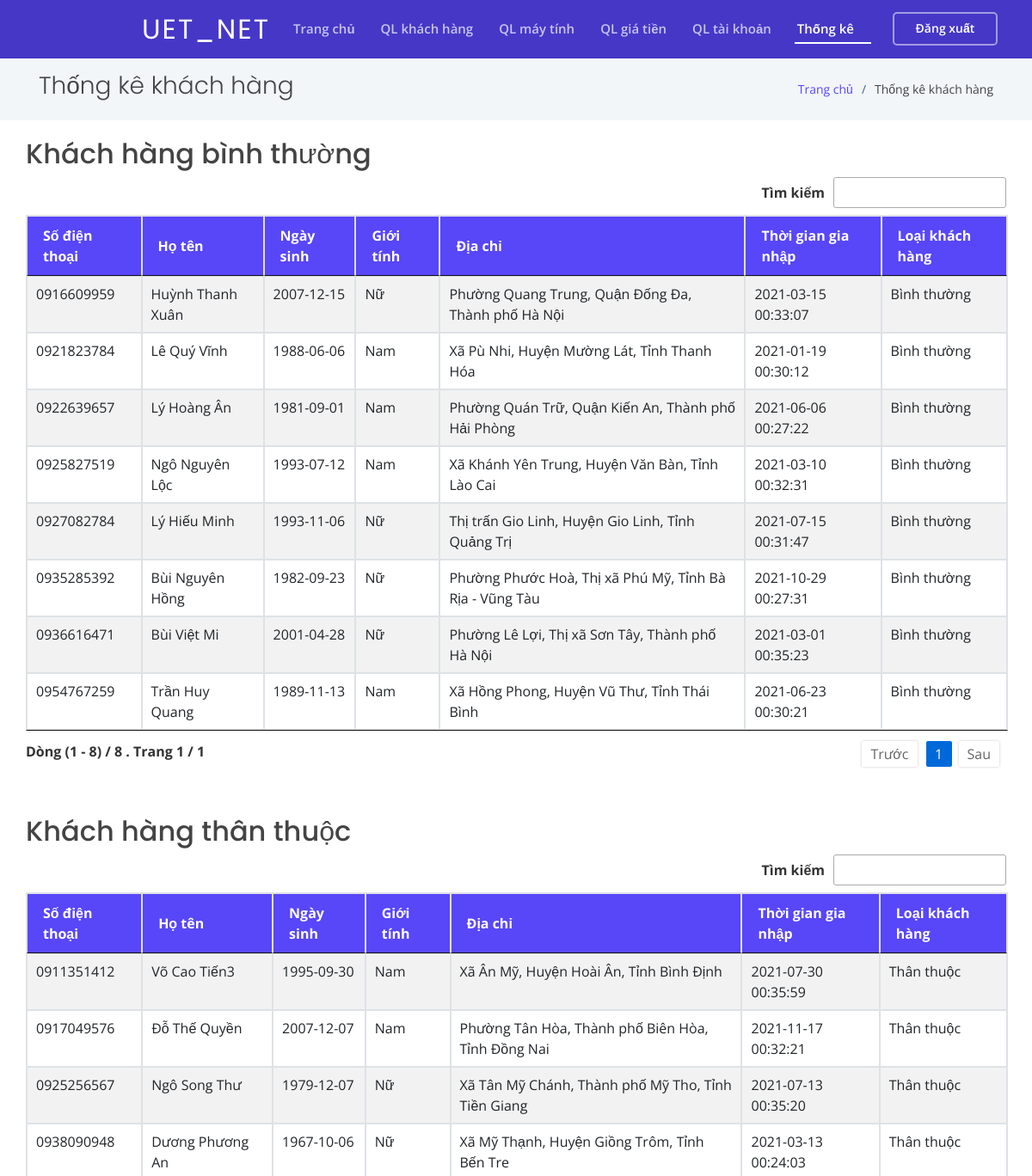
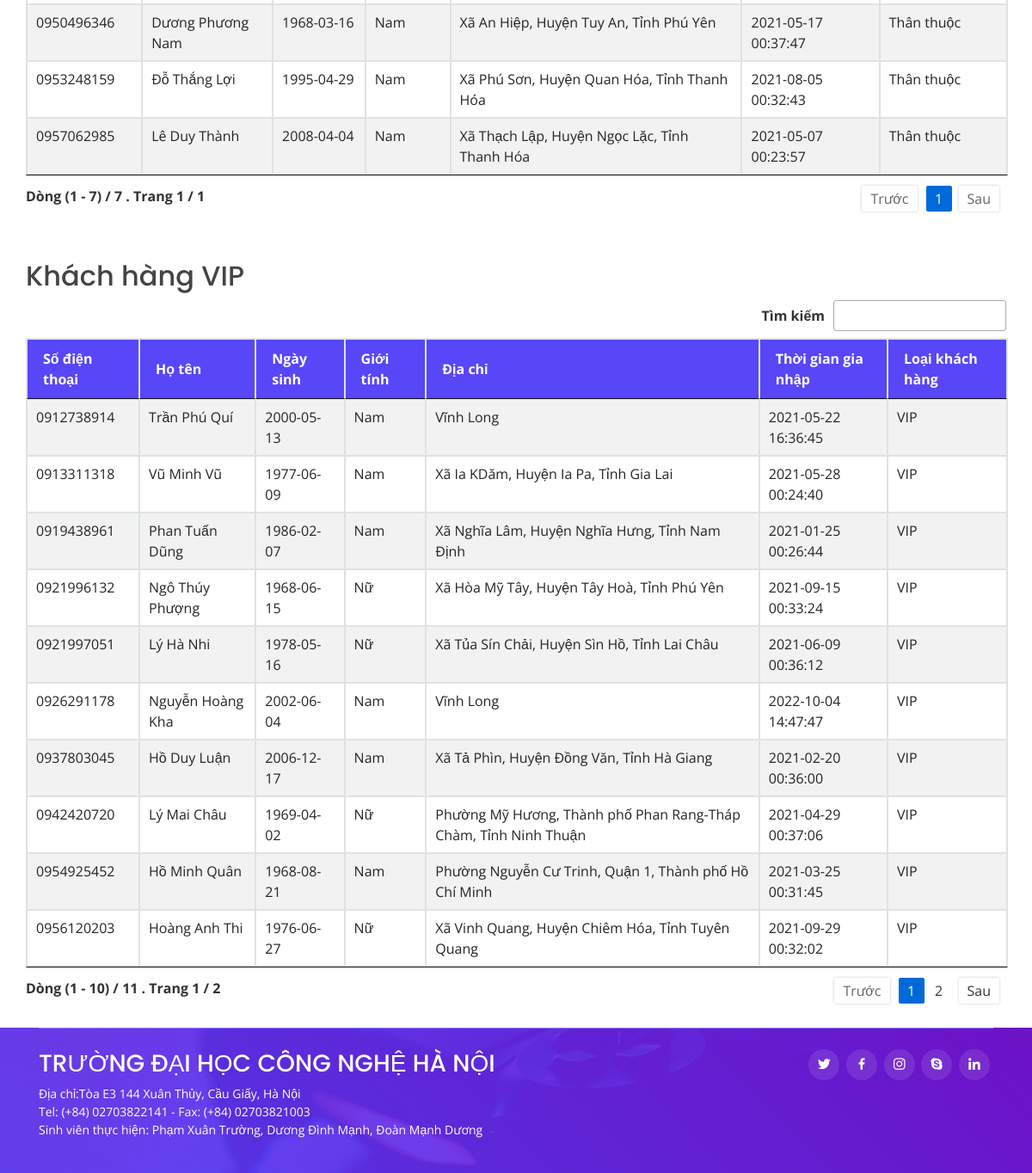
The page /thong-ke-khach-hang.php (signed in) on the database its author committed (2 pictures, top to bottom).
### tables this page shows
CREATE TABLE IF NOT EXISTS `thongtinkhachhang` (
  `sdt` char(10) NOT NULL COMMENT 'khóa chính',
  `hoten` varchar(255) NOT NULL,
  `ngaysinh` date DEFAULT NULL COMMENT 'ngày/tháng/năm sinh KH',
  `diachi` varchar(255) DEFAULT NULL COMMENT 'địa chỉ KH',
  `thoigiandangky` timestamp NOT NULL DEFAULT CURRENT_TIMESTAMP COMMENT 'thời gian đăng ký KH',
  `loaikhachhang` varchar(16) NOT NULL DEFAULT 'binhthuong' COMMENT 'KH bình thường/thân thuộc/VIP',
  `gioitinh` varchar(3) DEFAULT NULL COMMENT 'giới tính KH',
  PRIMARY KEY (`sdt`)
);

### thong-ke-khach-hang.php (the view, shortened to what this page needs)
<?php
require_once('./include/function.php');
require_once('./header.php');
?>
<div class="row mb-5">
    <h2>Khách hàng bình thường</h2>
    <table id="datatable1" style="width:100%" class="table table-striped table-bordered">
        <thead>
            <tr>
                <th>Số điện thoại</th>
                <th>Họ tên</th>
                <th>Ngày sinh</th>
                <th>Giới tính</th>
                <th>Địa chỉ</th>
                <th>Thời gian gia nhập</th>
                <th>Loại khách hàng</th>
            </tr>
        </thead>
        <tbody>
            <?php
            $querykhachhang = mysqli_query($conn, "SELECT * FROM `thongtinkhachhang` WHERE `loaikhachhang` ='Bình thường'");
            if ($querykhachhang && $querykhachhang->num_rows > 0) {
                while ($row = mysqli_fetch_assoc($querykhachhang)) {
            ?>
                    <tr>
                        <td><?= $row['sdt'] ?></td>
                        <td><?= $row['hoten'] ?></td>
                        <td><?= $row['ngaysinh'] ?></td>
                        <td><?= $row['gioitinh'] ?></td>
                        <td><?= $row['diachi'] ?></td>
                        <td><?= $row['thoigiandangky'] ?></td>
                        <td><?= $row['loaikhachhang'] ?></td>
                    </tr>
            <?php
                }
            }
            ?>
        </tbody>
    </table>
</div>
<div class="row mb-5">
    <h2>Khách hàng thân thuộc</h2>
    <table id="datatable2" style="width:100%" class="table table-striped table-bordered">
        <thead>
            <tr>
                <th>Số điện thoại</th>
                <th>Họ tên</th>
                <th>Ngày sinh</th>
                <th>Giới tính</th>
                <th>Địa chỉ</th>
                <th>Thời gian gia nhập</th>
                <th>Loại khách hàng</th>
            </tr>
        </thead>
        <tbody>
            <?php
            $querykhachhang = mysqli_query($conn, "SELECT * FROM `thongtinkhachhang` WHERE `loaikhachhang` ='Thân thuộc'");
            if ($querykhachhang && $querykhachhang->num_rows > 0) {
                while ($row = mysqli_fetch_assoc($querykhachhang)) {
            ?>
                    <tr>
                        <td><?= $row['sdt'] ?></td>
                        <td><?= $row['hoten'] ?></td>
                        <td><?= $row['ngaysinh'] ?></td>
                        <td><?= $row['gioitinh'] ?></td>
                        <td><?= $row['diachi'] ?></td>
                        <td><?= $row['thoigiandangky'] ?></td>
                        <td><?= $row['loaikhachhang'] ?></td>
                    </tr>
            <?php
                }
            }
            ?>
        </tbody>
    </table>
</div>
<div class="row">
    <h2>Khách hàng VIP</h2>
    <table id="datatable3" style="width:100%" class="table table-striped table-bordered">
        <thead>
            <tr>
                <th>Số điện thoại</th>
                <th>Họ tên</th>
                <th>Ngày sinh</th>
                <th>Giới tính</th>
                <th>Địa chỉ</th>
                <th>Thời gian gia nhập</th>
                <th>Loại khách hàng</th>
            </tr>
        </thead>
        <tbody>
            <?php
            $querykhachhang = mysqli_query($conn, "SELECT * FROM `thongtinkhachhang` WHERE `loaikhachhang` ='VIP'");
            if ($querykhachhang && $querykhachhang->num_rows > 0) {
                while ($row = mysqli_fetch_assoc($querykhachhang)) {
            ?>
                    <tr>
                        <td><?= $row['sdt'] ?></td>
                        <td><?= $row['hoten'] ?></td>
                        <td><?= $row['ngaysinh'] ?></td>
                        <td><?= $row['gioitinh'] ?></td>
                        <td><?= $row['diachi'] ?></td>
                        <td><?= $row['thoigiandangky'] ?></td>
                        <td><?= $row['loaikhachhang'] ?></td>
                    </tr>
            <?php
                }
            }
            ?>
        </tbody>
    </table>
</div>
<?php
require_once('./footer.php');
?>

### assets/css/styleDatatable.css (style rules this page uses)
table.dataTable { width:100%;margin:0 auto;clear:both;border-collapse:separate;border-spacing:0 }
table.dataTable thead th,table.dataTable tfoot th { font-weight:bold }
table.dataTable thead th,table.dataTable thead td { padding:10px 18px;border-bottom:1px solid #111 }
table.dataTable thead .sorting,table.dataTable thead .sorting_asc,table.dataTable thead .sorting_desc,table.dataTable thead .sorting_asc_disabled,table.dataTable thead .sorting_desc_disabled { cursor:pointer;*cursor:hand;background-repeat:no-repeat;background-position:center right }
table.dataTable tbody tr { background-color:#fff }
table.dataTable tbody th,table.dataTable tbody td { padding:8px 10px }
table.dataTable.no-footer { border-bottom:1px solid #111 }
table.dataTable,table.dataTable th,table.dataTable td { box-sizing:content-box }

### assets/css/style.css (style rules this page uses)
body { font-family: "Open Sans", sans-serif; color: #444444; cursor: url(../cursor/xanhla.cur), auto; }
h1, h2, h3, h4, h5, h6 { font-family: "Poppins", sans-serif; }
table.dataTable thead tr { background: #5846f9; color: #fff; }
table.dataTable thead th { vertical-align: middle; }

### rows shown on the page
thongtinkhachhang: sdt "0916609959", hoten "Huỳnh Thanh Xuân", ngaysinh "2007-12-15", gioitinh "Nữ", diachi "Phường Quang Trung, Quận Đống Đa, Thành phố Hà Nội", thoigiandangky "2021-03-15 00:33:07", loaikhachhang "Bình thường"
thongtinkhachhang: sdt "0921823784", hoten "Lê Quý Vĩnh", ngaysinh "1988-06-06", gioitinh "Nam", diachi "Xã Pù Nhi, Huyện Mường Lát, Tỉnh Thanh Hóa", thoigiandangky "2021-01-19 00:30:12", loaikhachhang "Bình thường"
thongtinkhachhang: sdt "0922639657", hoten "Lý Hoàng Ân", ngaysinh "1981-09-01", gioitinh "Nam", diachi "Phường Quán Trữ, Quận Kiến An, Thành phố Hải Phòng", thoigiandangky "2021-06-06 00:27:22", loaikhachhang "Bình thường"
thongtinkhachhang: sdt "0925827519", hoten "Ngô Nguyên Lộc", ngaysinh "1993-07-12", gioitinh "Nam", diachi "Xã Khánh Yên Trung, Huyện Văn Bàn, Tỉnh Lào Cai", thoigiandangky "2021-03-10 00:32:31", loaikhachhang "Bình thường"
thongtinkhachhang: sdt "0927082784", hoten "Lý Hiếu Minh", ngaysinh "1993-11-06", gioitinh "Nữ", diachi "Thị trấn Gio Linh, Huyện Gio Linh, Tỉnh Quảng Trị", thoigiandangky "2021-07-15 00:31:47", loaikhachhang "Bình thường"
thongtinkhachhang: sdt "0935285392", hoten "Bùi Nguyên Hồng", ngaysinh "1982-09-23", gioitinh "Nữ", diachi "Phường Phước Hoà, Thị xã Phú Mỹ, Tỉnh Bà Rịa - Vũng Tàu", thoigiandangky "2021-10-29 00:27:31", loaikhachhang "Bình thường"
thongtinkhachhang: sdt "0936616471", hoten "Bùi Việt Mi", ngaysinh "2001-04-28", gioitinh "Nữ", diachi "Phường Lê Lợi, Thị xã Sơn Tây, Thành phố Hà Nội", thoigiandangky "2021-03-01 00:35:23", loaikhachhang "Bình thường"
thongtinkhachhang: sdt "0954767259", hoten "Trần Huy Quang", ngaysinh "1989-11-13", gioitinh "Nam", diachi "Xã Hồng Phong, Huyện Vũ Thư, Tỉnh Thái Bình", thoigiandangky "2021-06-23 00:30:21", loaikhachhang "Bình thường"
thongtinkhachhang: sdt "0911351412", hoten "Võ Cao Tiến3", ngaysinh "1995-09-30", gioitinh "Nam", diachi "Xã Ân Mỹ, Huyện Hoài Ân, Tỉnh Bình Định", thoigiandangky "2021-07-30 00:35:59", loaikhachhang "Thân thuộc"
thongtinkhachhang: sdt "0917049576", hoten "Đỗ Thế Quyền", ngaysinh "2007-12-07", gioitinh "Nam", diachi "Phường Tân Hòa, Thành phố Biên Hòa, Tỉnh Đồng Nai", thoigiandangky "2021-11-17 00:32:21", loaikhachhang "Thân thuộc"
thongtinkhachhang: sdt "0925256567", hoten "Ngô Song Thư", ngaysinh "1979-12-07", gioitinh "Nữ", diachi "Xã Tân Mỹ Chánh, Thành phố Mỹ Tho, Tỉnh Tiền Giang", thoigiandangky "2021-07-13 00:35:20", loaikhachhang "Thân thuộc"
thongtinkhachhang: sdt "0938090948", hoten "Dương Phương An", ngaysinh "1967-10-06", gioitinh "Nữ", diachi "Xã Mỹ Thạnh, Huyện Giồng Trôm, Tỉnh Bến Tre", thoigiandangky "2021-03-13 00:24:03", loaikhachhang "Thân thuộc"
thongtinkhachhang: sdt "0950496346", hoten "Dương Phương Nam", ngaysinh "1968-03-16", gioitinh "Nam", diachi "Xã An Hiệp, Huyện Tuy An, Tỉnh Phú Yên", thoigiandangky "2021-05-17 00:37:47", loaikhachhang "Thân thuộc"
thongtinkhachhang: sdt "0953248159", hoten "Đỗ Thắng Lợi", ngaysinh "1995-04-29", gioitinh "Nam", diachi "Xã Phú Sơn, Huyện Quan Hóa, Tỉnh Thanh Hóa", thoigiandangky "2021-08-05 00:32:43", loaikhachhang "Thân thuộc"
thongtinkhachhang: sdt "0957062985", hoten "Lê Duy Thành", ngaysinh "2008-04-04", gioitinh "Nam", diachi "Xã Thạch Lập, Huyện Ngọc Lặc, Tỉnh Thanh Hóa", thoigiandangky "2021-05-07 00:23:57", loaikhachhang "Thân thuộc"
thongtinkhachhang: sdt "0912738914", hoten "Trần Phú Quí", ngaysinh "2000-05-13", gioitinh "Nam", diachi "Vĩnh Long", thoigiandangky "2021-05-22 16:36:45", loaikhachhang "VIP"
thongtinkhachhang: sdt "0913311318", hoten "Vũ Minh Vũ", ngaysinh "1977-06-09", gioitinh "Nam", diachi "Xã Ia KDăm, Huyện Ia Pa, Tỉnh Gia Lai", thoigiandangky "2021-05-28 00:24:40", loaikhachhang "VIP"
thongtinkhachhang: sdt "0919438961", hoten "Phan Tuấn Dũng", ngaysinh "1986-02-07", gioitinh "Nam", diachi "Xã Nghĩa Lâm, Huyện Nghĩa Hưng, Tỉnh Nam Định", thoigiandangky "2021-01-25 00:26:44", loaikhachhang "VIP"
thongtinkhachhang: sdt "0921996132", hoten "Ngô Thúy Phượng", ngaysinh "1968-06-15", gioitinh "Nữ", diachi "Xã Hòa Mỹ Tây, Huyện Tây Hoà, Tỉnh Phú Yên", thoigiandangky "2021-09-15 00:33:24", loaikhachhang "VIP"
thongtinkhachhang: sdt "0921997051", hoten "Lý Hà Nhi", ngaysinh "1978-05-16", gioitinh "Nữ", diachi "Xã Tủa Sín Chải, Huyện Sìn Hồ, Tỉnh Lai Châu", thoigiandangky "2021-06-09 00:36:12", loaikhachhang "VIP"
thongtinkhachhang: sdt "0926291178", hoten "Nguyễn Hoàng Kha", ngaysinh "2002-06-04", gioitinh "Nam", diachi "Vĩnh Long", thoigiandangky "2022-10-04 14:47:47", loaikhachhang "VIP"
thongtinkhachhang: sdt "0937803045", hoten "Hồ Duy Luận", ngaysinh "2006-12-17", gioitinh "Nam", diachi "Xã Tả Phìn, Huyện Đồng Văn, Tỉnh Hà Giang", thoigiandangky "2021-02-20 00:36:00", loaikhachhang "VIP"
thongtinkhachhang: sdt "0942420720", hoten "Lý Mai Châu", ngaysinh "1969-04-02", gioitinh "Nữ", diachi "Phường Mỹ Hương, Thành phố Phan Rang-Tháp Chàm, Tỉnh Ninh Thuận", thoigiandangky "2021-04-29 00:37:06", loaikhachhang "VIP"
thongtinkhachhang: sdt "0954925452", hoten "Hồ Minh Quân", ngaysinh "1968-08-21", gioitinh "Nam", diachi "Phường Nguyễn Cư Trinh, Quận 1, Thành phố Hồ Chí Minh", thoigiandangky "2021-03-25 00:31:45", loaikhachhang "VIP"
thongtinkhachhang: sdt "0956120203", hoten "Hoàng Anh Thi", ngaysinh "1976-06-27", gioitinh "Nữ", diachi "Xã Vinh Quang, Huyện Chiêm Hóa, Tỉnh Tuyên Quang", thoigiandangky "2021-09-29 00:32:02", loaikhachhang "VIP"

### other values the page prints
$title "Thống kê khách hàng"
